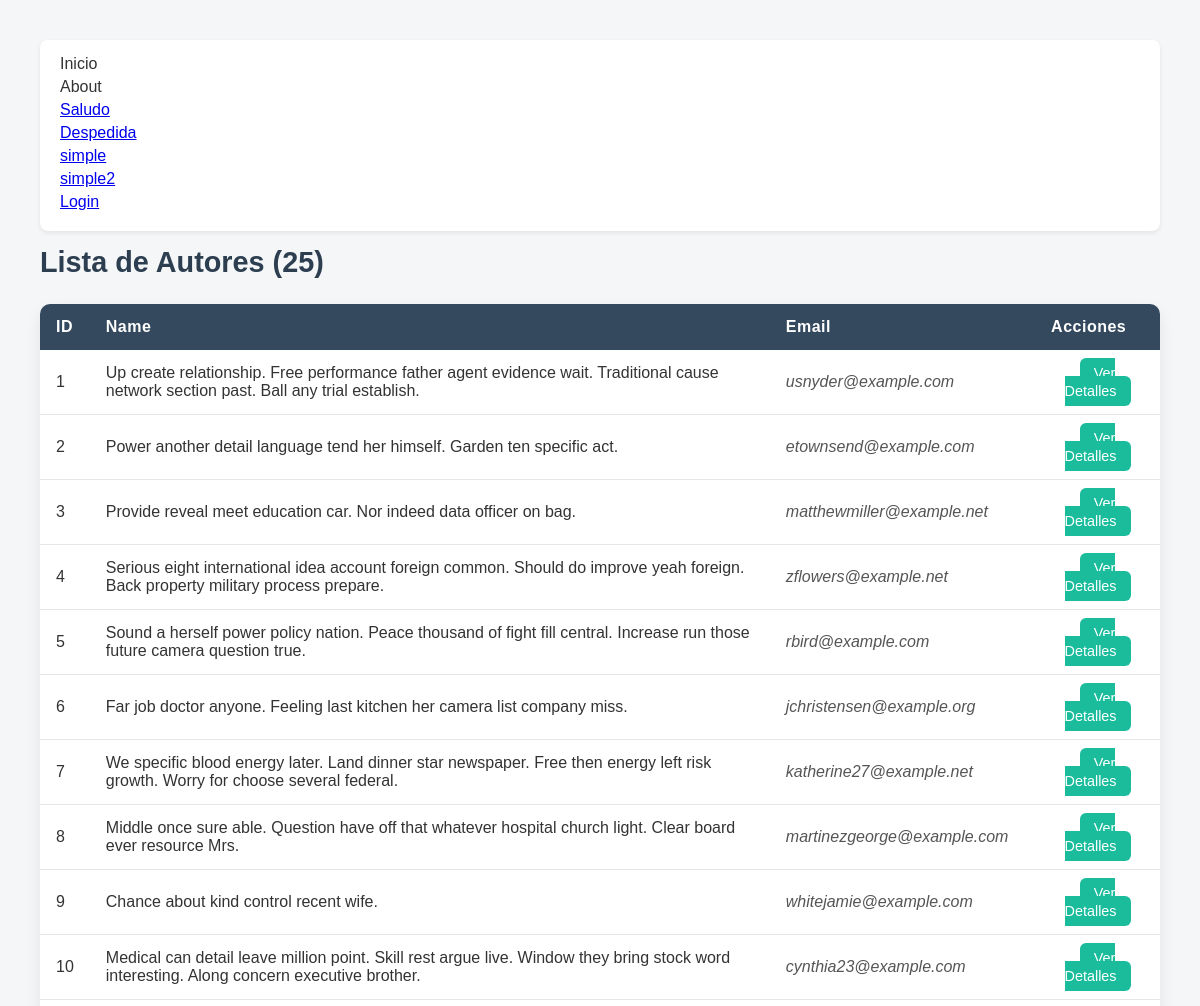
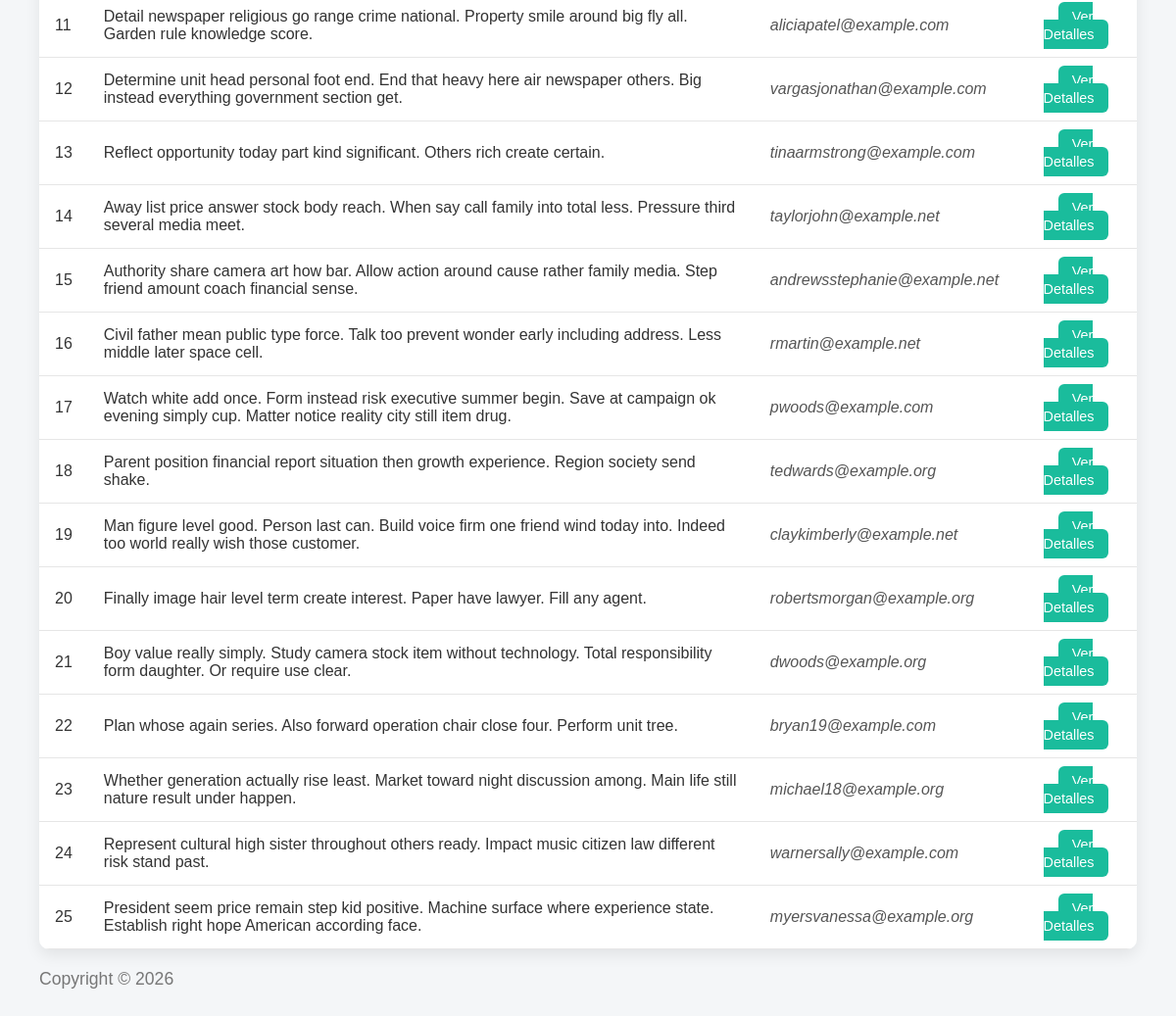
The page /authors/index/ on the database its author committed (2 pictures, top to bottom).
### authors/models.py (models this page shows, shortened)
class Author(models.Model):
    name = models.CharField(max_length=150)
    age = models.IntegerField(default=18)
    email = models.EmailField(unique=True)
    active = models.BooleanField(default=True)

### authors/views.py (the view)
# urls.py: path('index/', views.index, name='authors.index'),
def index(request: HttpRequest) -> HttpResponse:
    return render(request, 'authors/index.html', {
        'authors': Author.objects.all()
    })

### templates/authors/index.html (shortened to what this page needs)
{% extends 'layouts/base.html' %}
{% load static %}
{% block styles %}
    <link rel="stylesheet" href="{% static 'css/table.css' %}">
{% endblock %}
{% block content %}
    <h1>Lista de Autores ({{ authors|length }})</h1>
    {% if authors %}
        <table>
            <thead>
                <th>ID</th>
                <th>Name</th>
                <th>Email</th>
                <th>Acciones</th>
            </thead>
            <tbody>
                {% for author in authors %}
                    <tr>
                        <td>{{ author.id }}</td>
                        <td>{{ author.name }}</td>
                        <td>{{ author.email }}</td>
                        <td><a href="{% url 'authors.show' author.id %}">Ver Detalles</a></td>
                    </tr>
                {% endfor %}
            </tbody>
        </table>
    {% else %}
        <p>No hay autores disponibles.</p>
    {% endif %}
{% endblock %}

### static/css/global.css (style rules this page uses)
* { margin: 0; padding: 0; box-sizing: border-box; }
body { font-family: Arial, Helvetica, sans-serif; background-color: #f4f6f8; color: #333; padding: 40px; }

### static/css/table.css (style rules this page uses)
h1 { margin-bottom: 25px; color: #2c3e50; font-size: 1.8rem; }
table { width: 100%; border-collapse: collapse; background-color: #ffffff; border-radius: 10px; overflow: hidden; box-shadow: 0 6px 15px rgba(0, 0, 0, 0.08); }
thead { background-color: #34495e; color: #ffffff; }
thead th { padding: 14px 16px; text-align: left; font-weight: 600; letter-spacing: 0.5px; }
tbody tr { border-bottom: 1px solid #e6e6e6; transition: background-color 0.2s ease; }
td { padding: 14px 16px; color: #333; }
td:nth-child(3) { color: #555; font-style: italic; }
td:last-child { text-align: center; }
td a { background-color: #1abc9c; color: #ffffff; padding: 7px 14px; border-radius: 6px; font-size: 0.9rem; text-decoration: none; transition: background-color 0.2s ease, transform 0.1s ease; }

### rows shown on the page
Author: id "1", name "Up create relationship. Free performance father agent evidence wait. Traditional cause network section past. Ball any trial establish.", email "usnyder@example.com"
Author: id "2", name "Power another detail language tend her himself. Garden ten specific act.", email "etownsend@example.com"
Author: id "3", name "Provide reveal meet education car. Nor indeed data officer on bag.", email "matthewmiller@example.net"
Author: id "4", name "Serious eight international idea account foreign common. Should do improve yeah foreign. Back property military process prepare.", email "zflowers@example.net"
Author: id "5", name "Sound a herself power policy nation. Peace thousand of fight fill central. Increase run those future camera question true.", email "rbird@example.com"
Author: id "6", name "Far job doctor anyone. Feeling last kitchen her camera list company miss.", email "jchristensen@example.org"
Author: id "7", name "We specific blood energy later. Land dinner star newspaper. Free then energy left risk growth. Worry for choose several federal.", email "katherine27@example.net"
Author: id "8", name "Middle once sure able. Question have off that whatever hospital church light. Clear board ever resource Mrs.", email "martinezgeorge@example.com"
Author: id "9", name "Chance about kind control recent wife.", email "whitejamie@example.com"
Author: id "10", name "Medical can detail leave million point. Skill rest argue live. Window they bring stock word interesting. Along concern executive brother.", email "cynthia23@example.com"
Author: id "11", name "Detail newspaper religious go range crime national. Property smile around big fly all. Garden rule knowledge score.", email "aliciapatel@example.com"
Author: id "12", name "Determine unit head personal foot end. End that heavy here air newspaper others. Big instead everything government section get.", email "vargasjonathan@example.com"
Author: id "13", name "Reflect opportunity today part kind significant. Others rich create certain.", email "tinaarmstrong@example.com"
Author: id "14", name "Away list price answer stock body reach. When say call family into total less. Pressure third several media meet.", email "taylorjohn@example.net"
Author: id "15", name "Authority share camera art how bar. Allow action around cause rather family media. Step friend amount coach financial sense.", email "andrewsstephanie@example.net"
Author: id "16", name "Civil father mean public type force. Talk too prevent wonder early including address. Less middle later space cell.", email "rmartin@example.net"
Author: id "17", name "Watch white add once. Form instead risk executive summer begin. Save at campaign ok evening simply cup. Matter notice reality city still item drug.", email "pwoods@example.com"
Author: id "18", name "Parent position financial report situation then growth experience. Region society send shake.", email "tedwards@example.org"
Author: id "19", name "Man figure level good. Person last can. Build voice firm one friend wind today into. Indeed too world really wish those customer.", email "claykimberly@example.net"
Author: id "20", name "Finally image hair level term create interest. Paper have lawyer. Fill any agent.", email "robertsmorgan@example.org"
Author: id "21", name "Boy value really simply. Study camera stock item without technology. Total responsibility form daughter. Or require use clear.", email "dwoods@example.org"
Author: id "22", name "Plan whose again series. Also forward operation chair close four. Perform unit tree.", email "bryan19@example.com"
Author: id "23", name "Whether generation actually rise least. Market toward night discussion among. Main life still nature result under happen.", email "michael18@example.org"
Author: id "24", name "Represent cultural high sister throughout others ready. Impact music citizen law different risk stand past.", email "warnersally@example.com"
Author: id "25", name "President seem price remain step kid positive. Machine surface where experience state. Establish right hope American according face.", email "myersvanessa@example.org"

### other values the page prints
{{ authors|length }} "25"
